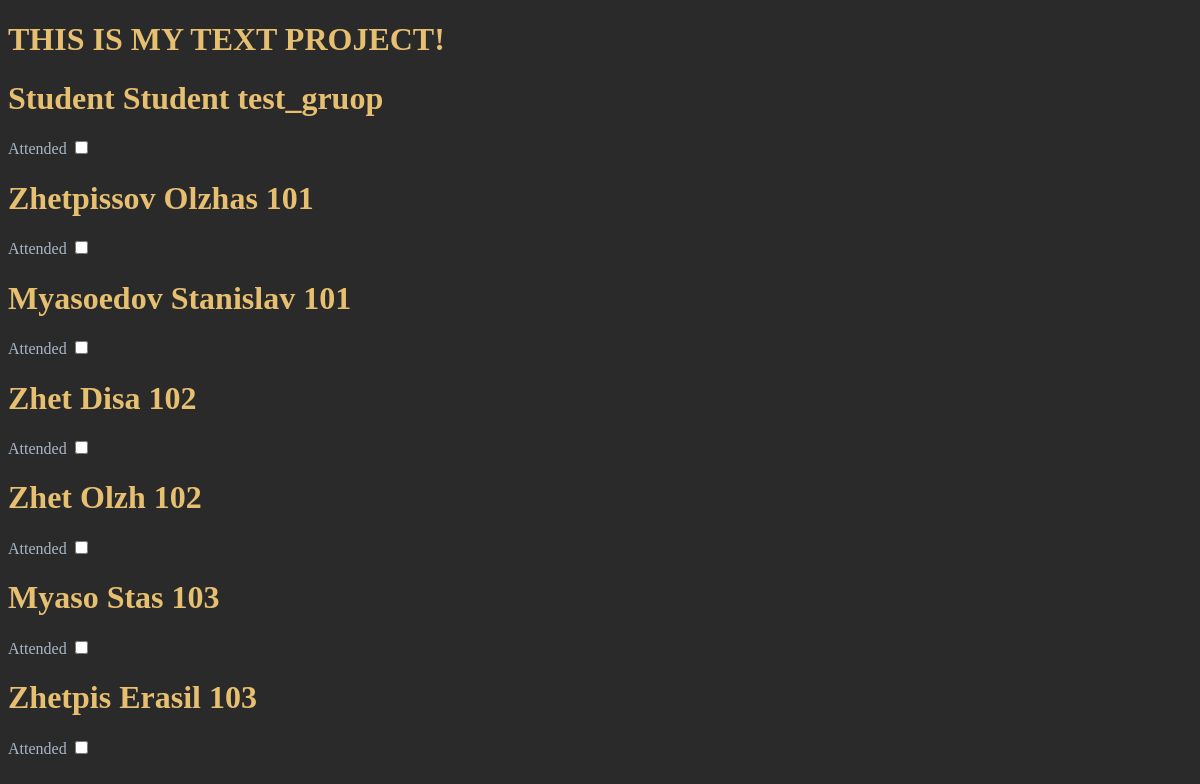
/students/, run on an earlier commit of the app's database.
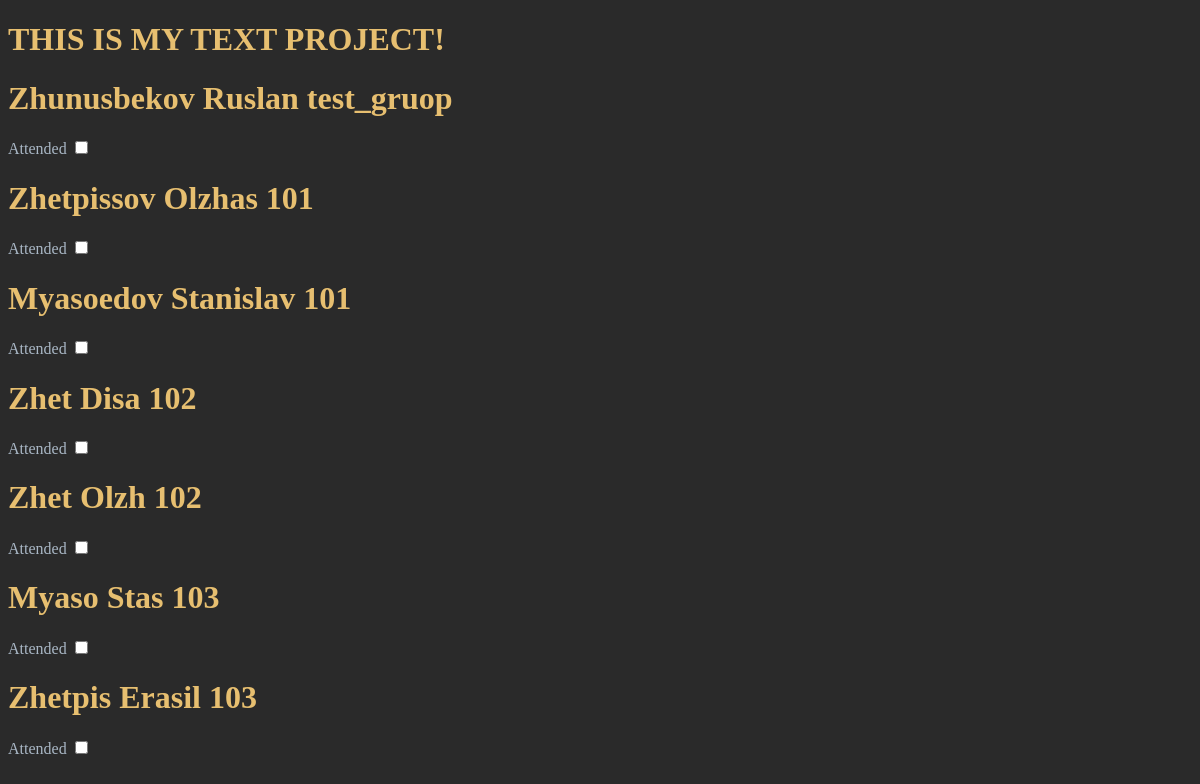
And on a later commit of the database.
### e_journal_app/models.py (models this page shows, shortened)
class Student(models.Model):
    user_id = models.OneToOneField(User, on_delete=models.CASCADE) # Only One student to One User
    name = models.CharField(max_length=50, null=False, blank=False)
    surname = models.CharField(max_length=50, null=False, blank=False)
    group = models.ForeignKey('Group', on_delete=models.CASCADE) # Many students can have One group

class Group(models.Model):
    name = models.CharField(max_length=20, null=False, blank=False)
    admission_year = models.DateField(null=False, blank=False)
    def __str__(self):
        return self.name

### e_journal_app/views.py (the view)
# urls.py: path('students/', allStudentsListView, name='all_students'),
def allStudentsListView(request):
    students = Student.objects.all()
    return render(request,
                  'students.html',
                  context={
                      'students': students,
                  })

### templates/students.html
{%  extends 'base.html' %}
{% block content %}
    {% for student in students %}
        <h1>{{ student.surname }}  {{ student.name }} {{ student.group }}</h1>
        <label for="{{ student.id }}">Attended</label>
        <input type="checkbox" name="{{ student_id }}">
    {% endfor %}
{% endblock content %}

What changed in the data, as far as the page shows it:
changed Student "test_gruop": surname "Student" → "Zhunusbekov"; name "Student" → "Ruslan"
